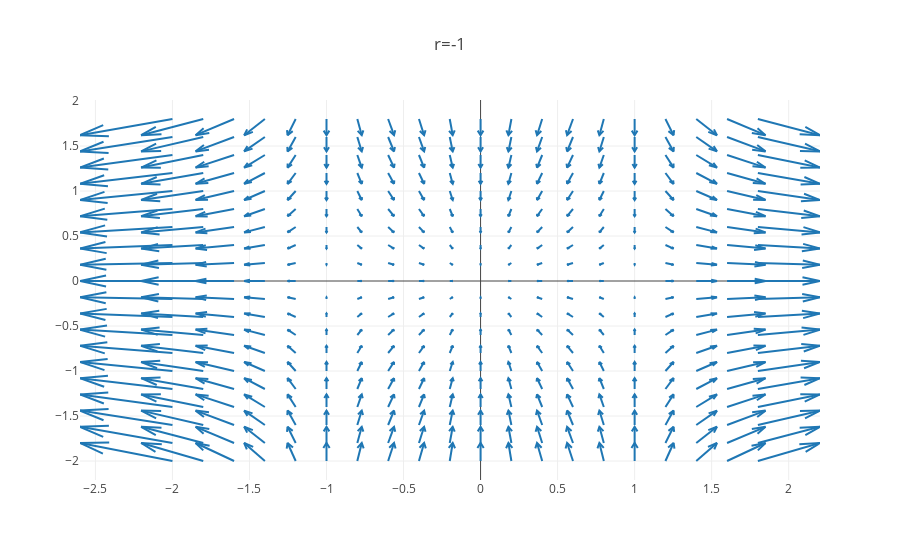

This figure's notebook cell:
### Markdown cell above
### Subcritical pitchfork bifurcation

$$
\begin{align}
    \dot{x}&=rx+x^3\\
    \dot{y}&=-y
\end{align}
$$

### Code cell
x, y = np.meshgrid(np.arange(-2, +2, .2), np.arange(-2, +2, .2))

u = -x + x**3
v = -y

figure = ff.create_quiver(x, y, u, v)
figure['layout'].update(title='r=-1')

py.iplot(figure)

### Figure 1 — Plotly figure (JSON) as saved in the notebook; plotly's stock layout.template omitted (floating-point values rounded to 4 significant figures; data arrays with more than 128 entries replaced by an {"elided": "..."} marker saying what was removed)
{"data": [{"mode": "lines", "type": "scatter", "uid": "3a80adac-4dcd-48f0-a8f9-81a683b31670", "x": {"elided": "2800 float values"}, "y": {"elided": "2800 float values"}}], "layout": {"hovermode": "closest", "title": "r=-1"}}
